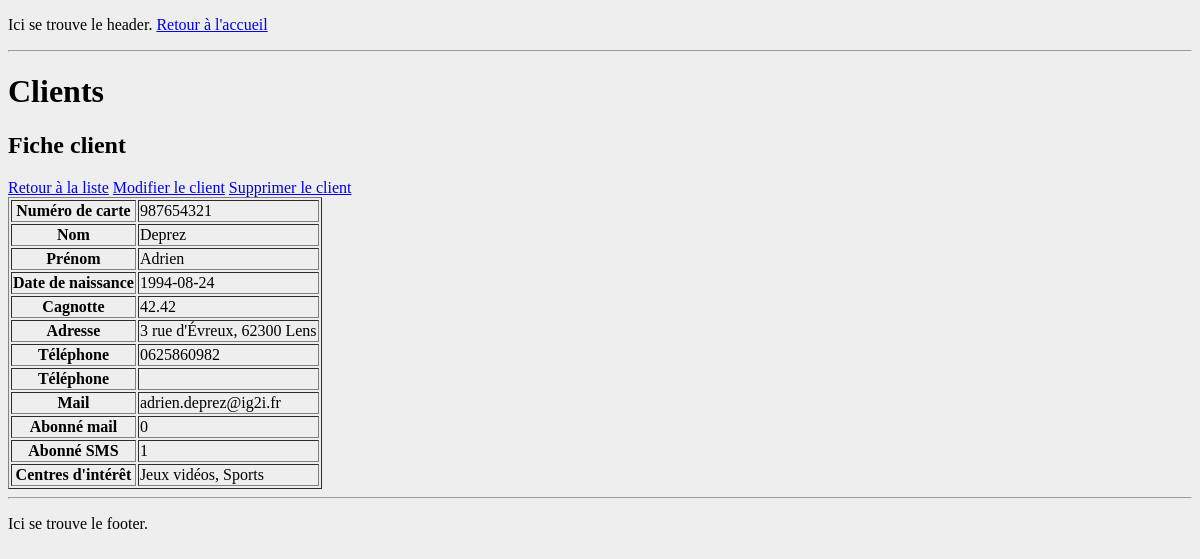
Screenshot of /index.php?page=clients&mode=fiche&id=10 with the database file from the repository.
### tables this page shows
CREATE TABLE `Clients` (
  `id` int(11) NOT NULL AUTO_INCREMENT COMMENT 'Numéro de carte',
  `numeroCarte` int(20) NOT NULL,
  `nom` varchar(50) NOT NULL COMMENT 'Nom du client',
  `prenom` varchar(50) NOT NULL COMMENT 'Prénom du client',
  `adresse` varchar(200) NOT NULL COMMENT 'Adresse du client',
  `ville` varchar(50) NOT NULL COMMENT 'Ville du client',
  `codePostal` int(11) DEFAULT NULL COMMENT 'Code postal du client',
  `telephone` varchar(20) DEFAULT NULL COMMENT 'Numéro de téléphone',
  `telephone2` varchar(20) DEFAULT NULL COMMENT 'Autre numéro de téléphone',
  `mail` varchar(100) DEFAULT NULL COMMENT 'Adresse mail du client',
  `aboMail` tinyint(4) NOT NULL COMMENT 'Booléen d''abonnement mail',
  `aboSms` tinyint(4) NOT NULL COMMENT 'Booléen d''abonnement SMS',
  `cagnotte` float NOT NULL COMMENT 'Cagnotte en cours',
  `dateDeNaissance` date DEFAULT NULL COMMENT 'Date de naissance du client',
  `interets` varchar(300) DEFAULT NULL COMMENT 'Centre d''intéret du client',
  PRIMARY KEY (`id`),
  UNIQUE KEY `numeroCarte` (`numeroCarte`)
);

### Database/db_functions.php (called while the page is built, shortened)
<?php
	$db = db_connect();
	function getClientById($id)
	{
		global $db;
		$request = $db->prepare("SELECT * from `Clients` WHERE `id` = ? LIMIT 1");
		$request->execute(array($id));
		if($data = $request->fetch())
		{
			return array(
				"id" => $data['id'],
				"nom" => $data['nom'],
				"prenom" => $data['prenom'],
				"numeroCarte" => $data['numeroCarte'],
				"adresse" => $data['adresse'],
				"ville" => $data['ville'],
				"codePostal" => $data['codePostal'],
				"telephone" => $data['telephone'],
				"telephone2" => $data['telephone2'],
				"mail" => $data['mail'],
				"aboMail" => $data['aboMail'],
				"aboSms" => $data['aboSms'],
				"cagnotte" => $data['cagnotte'],
				"dateDeNaissance" => $data['dateDeNaissance'],
				"interets" => $data['interets']
				);
		}
		else
		{
			$request->closeCursor();
			return E_ERROR;
		}
	}
?>

### Modules/clients.php (the view, shortened to what this page needs)
<?php
echo "<h1>Clients</h1>\n";
	if(isset($_GET["mode"]))
	{
		switch($_GET["mode"])
		{
			case "fiche":
				fiche();
				break;
		}
	}
	else
	{
		liste();
	}
function fiche()
{
	echo "<h2>Fiche client</h2>\n";
	echo "<a href=\"index.php?page=clients&mode=liste\">Retour à la liste</a>\n";
	if(isset($_GET['id']) && !empty($_GET['id']))
	{
		$client = getClientById($_GET['id']) or die('Une erreur est survenue.');
	echo "<a href=\"index.php?page=clients&mode=modifier&id=$client[id]\">Modifier le client</a>\n";
	echo "<a href=\"index.php?page=clients&mode=supprimer&id=$client[id]\">Supprimer le client</a>\n";
		echo "<table border=\"1\">\n
			<tr><th>Numéro de carte</th><td>$client[numeroCarte]</td></tr>\n
			<tr><th>Nom</th><td>$client[nom]</td></tr>\n
			<tr><th>Prénom</th><td>$client[prenom]</td></tr>\n
			<tr><th>Date de naissance</th><td>$client[dateDeNaissance]</td></tr>\n
			<tr><th>Cagnotte</th><td>$client[cagnotte]</td></tr>\n
			<tr><th>Adresse</th><td>$client[adresse], $client[codePostal] $client[ville]</td></tr>\n
			<tr><th>Téléphone</th><td>$client[telephone]</td></tr>\n
			<tr><th>Téléphone</th><td>$client[telephone2]</td></tr>\n
			<tr><th>Mail</th><td>$client[mail]</td></tr>\n
			<tr><th>Abonné mail</th><td>$client[aboMail]</td></tr>\n
			<tr><th>Abonné SMS</th><td>$client[aboSms]</td></tr>\n
			<tr><th>Centres d'intérêt</th><td>$client[interets]</td></tr>\n
			";
		echo "</table>";
	}
	else
	{
		echo "Une erreur est survenue.";
	}
}
	?>

### Stylesheets/default.css (style rules this page uses)
body { background-color:#eeeeee; }

### rows the page displays
clients: numeroCarte "987654321", nom "Deprez", prenom "Adrien", dateDeNaissance "1994-08-24", cagnotte "42.42", adresse "3 rue d'Évreux", codePostal "62300", ville "Lens", telephone "0625860982", mail "adrien.deprez@ig2i.fr", aboMail "0", aboSms "1", interets "Jeux vidéos, Sports"
